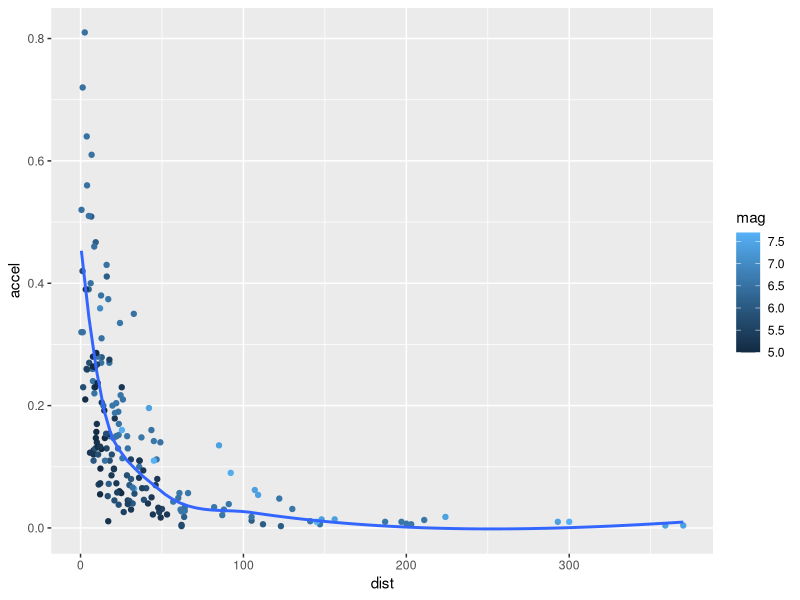
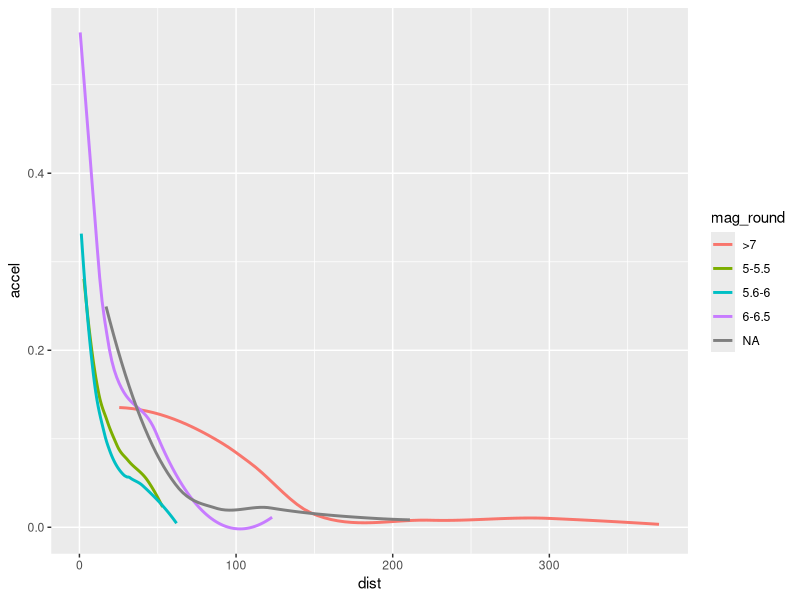
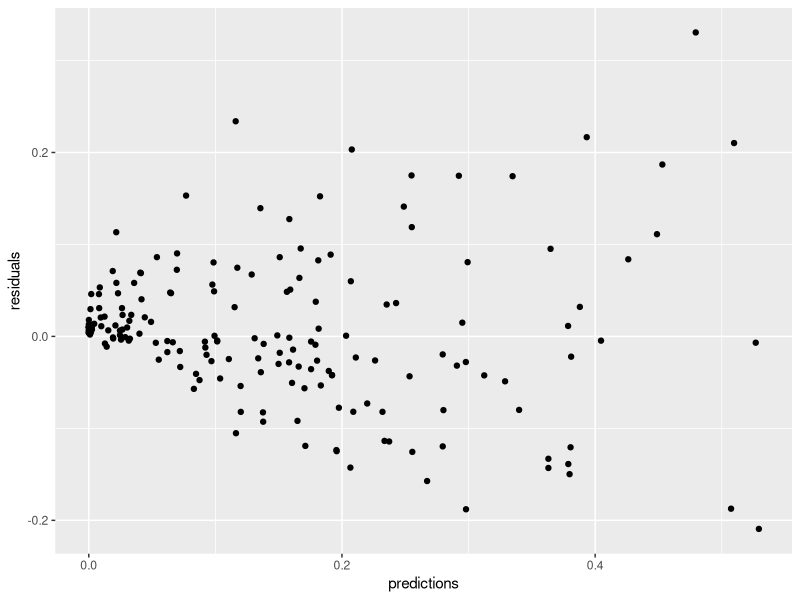
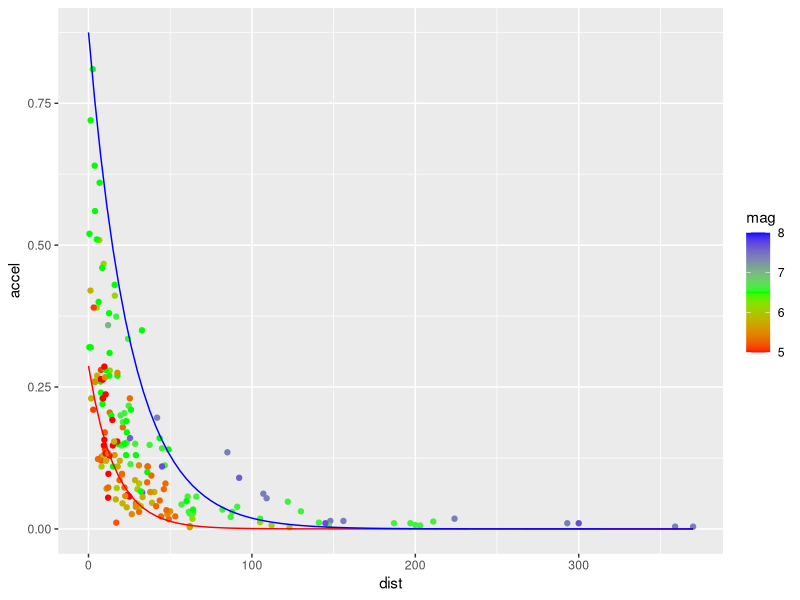
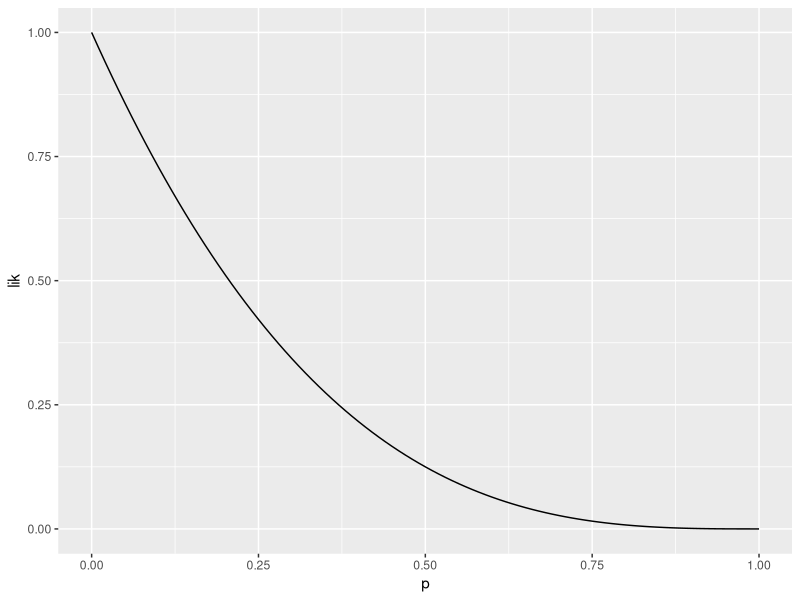

Recreate these plots in R, in order.
## ---- chunk 1
# plot acceleration as a function of distance
library(ggplot2)
ggplot(data = attenu, aes(dist,accel)) +
  geom_point(aes(col = mag)) +
  geom_smooth(se = FALSE)
  # seems like an exponential decay overall, but are there differences in the
  # acceleration at the epicenter and the rate of decay for earthquakes of
  # different magnitudue?

# let's bin the magnitudes to make visualization a little easier
attenu[attenu$mag >= 5 & attenu$mag <= 5.5,"mag_round"] <- "5-5.5 "
attenu[attenu$mag > 5.5 & attenu$mag <=6,"mag_round"] <- "5.6-6 "
attenu[attenu$mag > 6 & attenu$mag <=6.5,"mag_round"] <- "6-6.5 "
attenu[attenu$mag > 6.6 & attenu$mag <=7,"mag_round"] <- "6.6-7 "
attenu[attenu$mag > 7, "mag_round"] <- ">7"
table(attenu$mag_round)

# re-plot acceleration as a function of distance
ggplot(data = attenu, aes(dist,accel)) +
  geom_smooth(se = FALSE, aes(color = mag_round))
  # doesn't look like a huge difference in the rate of decay until magnitudes
  # greater than 7. However, the epicenter acceleration seems maximized for
  # intermediate values of magnitude.



## ---- chunk 2
# function to return the expected value (the mean function)
predict_accel <- function(theta, data){
  beta <- theta['beta']
  gamma <- theta['gamma']
  lambda <- theta['lambda']
  sigma <- exp(theta['lsigma'])
  mu <- (beta * data[,'mag'] + gamma * (data[,'mag'])^2) *  exp(- data[, 'dist']
   / (lambda * data[,'mag']))
  mu
}

# function to return the negative log likelihood
nll <- function(theta, data){
  mu <- predict_accel(theta, data)  
  -sum(dnorm(data[, 'accel'], mu, exp(theta['lsigma']), log = TRUE))
}
## ---- chunk 3
# intial values
inits <- c(beta = 0, gamma = .1, lambda = .1, lsigma = .1)

# optimize
out <- optim(inits, nll, data = attenu)
out
## ---- chunk 4
attenu$predictions <- predict_accel(out$par, attenu)
attenu$residuals <- with(attenu, accel - predictions)
ggplot(attenu, aes(x = predictions, y = residuals)) +
  geom_point()
## ---- chunk 5
# create a vector of distances
lo <- 100
dists <- seq(0, max(attenu$dist), length.out=lo)

new_d5 <- data.frame(mag = 5, dist = dists)
new_d5$accel <- predict_accel(out$par, new_d5)

new_d8 <- data.frame(mag = 8, dist = dists)
new_d8$accel <- predict_accel(out$par, new_d8)

ggplot(attenu, aes(x=dist, y=accel, col=mag)) +
  geom_point() +
  scale_color_gradientn(colors = rainbow(3)) +
  geom_line(data = new_d5) +
  geom_line(data = new_d8)
## ---- chunk 6
p <- seq(0, 1, .01)
lik <- dbinom(0, 3, p)
qplot(p, lik, geom = "line")
